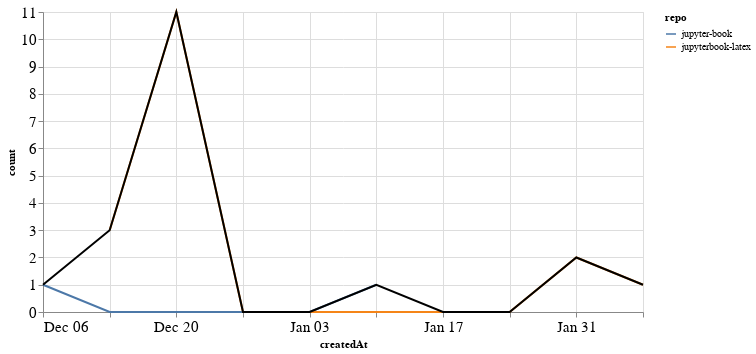

Notebook source saved alongside this figure:
### Markdown cell above
### PRs

### Code cell
prs_time = prs.groupby('repo').resample('W', on='createdAt').count()['author'].reset_index()
prs_time = prs_time.rename(columns={'author': 'count'})
prs_time_total = prs_time.groupby('createdAt').agg({"count": "sum"}).reset_index()

ch1 = alt.Chart(prs_time, width=600).mark_line().encode(
    x='createdAt',
    y='count',
    color='repo',
    tooltip="repo"
)

ch2 = alt.Chart(prs_time_total, width=600).mark_line(color="black").encode(
    x='createdAt',
    y='count',
)

ch1 + ch2

### Figure 1 — Vega-Lite specification as saved in the notebook (floating-point values rounded to 4 significant figures)
{"config": {"axisLeft": {"labelFontSize": 15}, "axisBottom": {"labelFontSize": 15}}, "layer": [{"data": {"name": "data-e6c9b98e49e000312af4b8419af2d9e7"}, "mark": "line", "encoding": {"color": {"type": "nominal", "field": "repo"}, "tooltip": {"type": "nominal", "field": "repo"}, "x": {"type": "temporal", "field": "createdAt"}, "y": {"type": "quantitative", "field": "count"}}, "width": 600}, {"data": {"name": "data-b83dc5c15b27cf50ef116bccc82c4f6b"}, "mark": {"type": "line", "color": "black"}, "encoding": {"x": {"type": "temporal", "field": "createdAt"}, "y": {"type": "quantitative", "field": "count"}}, "width": 600}], "$schema": "https://vega.github.io/schema/vega-lite/v4.8.1.json", "datasets": {"data-e6c9b98e49e000312af4b8419af2d9e7": [{"repo": "jupyter-book", "createdAt": "2020-12-06T00:00:00", "count": 1}, {"repo": "jupyter-book", "createdAt": "2020-12-13T00:00:00", "count": 0}, {"repo": "jupyter-book", "createdAt": "2020-12-20T00:00:00", "count": 0}, {"repo": "jupyter-book", "createdAt": "2020-12-27T00:00:00", "count": 0}, {"repo": "jupyter-book", "createdAt": "2021-01-03T00:00:00", "count": 0}, {"repo": "jupyter-book", "createdAt": "2021-01-10T00:00:00", "count": 1}, {"repo": "jupyterbook-latex", "createdAt": "2020-12-13T00:00:00", "count": 3}, {"repo": "jupyterbook-latex", "createdAt": "2020-12-20T00:00:00", "count": 11}, {"repo": "jupyterbook-latex", "createdAt": "2020-12-27T00:00:00", "count": 0}, {"repo": "jupyterbook-latex", "createdAt": "2021-01-03T00:00:00", "count": 0}, {"repo": "jupyterbook-latex", "createdAt": "2021-01-10T00:00:00", "count": 0}, {"repo": "jupyterbook-latex", "createdAt": "2021-01-17T00:00:00", "count": 0}, {"repo": "jupyterbook-latex", "createdAt": "2021-01-24T00:00:00", "count": 0}, {"repo": "jupyterbook-latex", "createdAt": "2021-01-31T00:00:00", "count": 2}, {"repo": "jupyterbook-latex", "createdAt": "2021-02-07T00:00:00", "count": 1}], "data-b83dc5c15b27cf50ef116bccc82c4f6b": [{"createdAt": "2020-12-06T00:00:00", "count": 1}, {"createdAt": "2020-12-13T00:00:00", "count": 3}, {"createdAt": "2020-12-20T00:00:00", "count": 11}, {"createdAt": "2020-12-27T00:00:00", "count": 0}, {"createdAt": "2021-01-03T00:00:00", "count": 0}, {"createdAt": "2021-01-10T00:00:00", "count": 1}, {"createdAt": "2021-01-17T00:00:00", "count": 0}, {"createdAt": "2021-01-24T00:00:00", "count": 0}, {"createdAt": "2021-01-31T00:00:00", "count": 2}, {"createdAt": "2021-02-07T00:00:00", "count": 1}]}}
